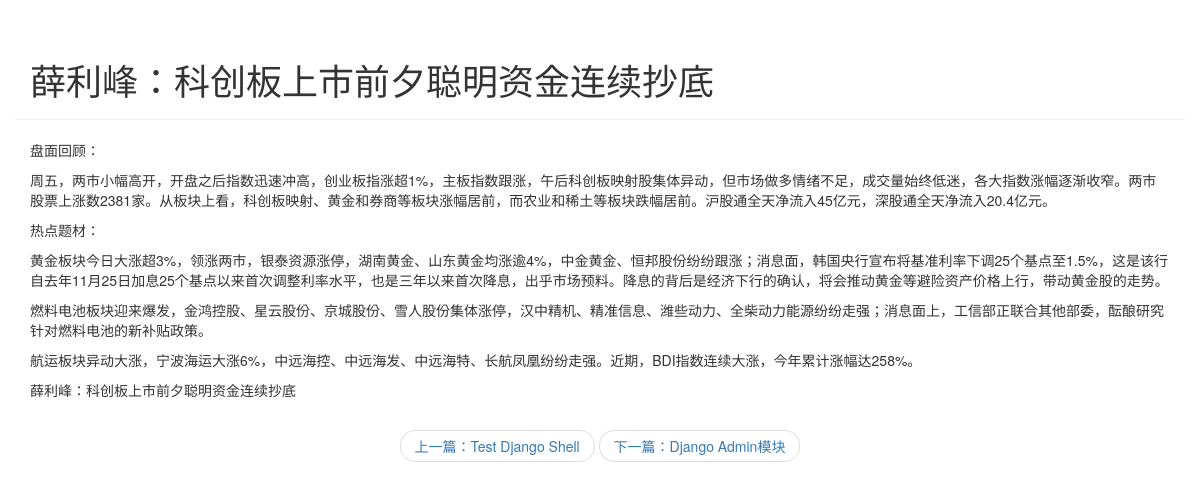
The app's page /blog/detail/2 with its own data.
### blog/models.py (models this page shows, shortened)
class Article(models.Model):
    article_id = models.AutoField(primary_key=True)
    title = models.TextField()
    brief_content = models.TextField()
    content = models.TextField()
    publish_date = models.DateTimeField(auto_now=True)

### blog/views.py (the view)
# urls.py: path('detail/<int:article_id>', blog.views.get_detail_page)
def get_detail_page(request, article_id):
    all_article = Article.objects.all()
    curr_article = None
    previous_index = 0
    next_index = 0
    previous_article = None
    next_article = None
    for index, article in enumerate(all_article):
        if index == 0:
            previous_index = 0
            next_index = index + 1
        elif index == len(all_article) - 1:
            previous_index = index - 1
            next_index = index
        else:
            previous_index = index - 1
            next_index = index + 1
        if article.article_id == article_id:
            curr_article = article
            previous_article = all_article[previous_index]
            next_article = all_article[next_index]
            break
    section_list = curr_article.content.split('\n')
    return render(request, 'blog/detail.html', {
        'curr_article': curr_article,
        'section_list': section_list,
        'previous_article': previous_article,
        'next_article': next_article
    })

### blog/templates/blog/detail.html (shortened to what this page needs)
<!DOCTYPE html>
<html lang="en">
<head>
    <link rel="stylesheet" href="https://cdn.jsdelivr.net/npm/bootstrap@3.3.7/dist/css/bootstrap.min.css"
>
</head>
<body>
<div class="container page-header">
    <h1>{{ curr_article.title }}</h1>
</div>
<div class="container body-main">
    <div>
        {% for section in section_list %}
        <p>{{ section }}</p>
        {% endfor %}
    </div>
</div>
<div>
    <nav aria-label="...">
        <ul class="pager">
            <li><a href="/blog/detail/{{previous_article.article_id}}">上一篇：{{previous_article.title}}</a></li>
            <li><a href="/blog/detail/{{next_article.article_id}}">下一篇：{{next_article.title}}</a></li>
        </ul>
    </nav>
</div>
</body>
</html>

### records on screen
Article: title "薛利峰：科创板上市前夕聪明资金连续抄底"
Article: title "Test Django Shell"
Article: title "Django Admin模块"

### other values on screen
{{ section }} "盘面回顾：" "周五，两市小幅高开，开盘之后指数迅速冲高，创业板指涨超1%，主板指数跟涨，午后科创板映射股集体异动，但市场做多情绪不足，成交量始终低迷，各大指数涨幅逐渐收窄。两市股票上涨数2381家。从板块上看，科创板映射、黄金和券商等板块涨幅居前，而农业和稀土等板块跌幅居前。沪股通全天净流入45亿元，深股通全天净流入20.4亿元。" "热点题材：" "黄金板块今日大涨超3%，领涨两市，银泰资源涨停，湖南黄金、山东黄金均涨逾4%，中金黄金、恒邦股份纷纷跟涨；消息面，韩国央行宣布将基准利率下调25个基点至1.5%，这是该行自去年11月25日加息25个基点以来首次调整利率水平，也是三年以来首次降息，出乎市场预料。降息的背后是经济下行的确认，将会推动黄金等避险资产价格上行，带动黄金股的走势。" "燃料电池板块迎来爆发，金鸿控股、星云股份、京城股份、雪人股份集体涨停，汉中精机、精准信息、潍些动力、全柴动力能源纷纷走强；消息面上，工信部正联合其他部委，酝酿研究针对燃料电池的新补贴政策。" "航运板块异动大涨，宁波海运大涨6%，中远海控、中远海发、中远海特、长航凤凰纷纷走强。近期，BDI指数连续大涨，今年累计涨幅达258%。" "薛利峰：科创板上市前夕聪明资金连续抄底"
